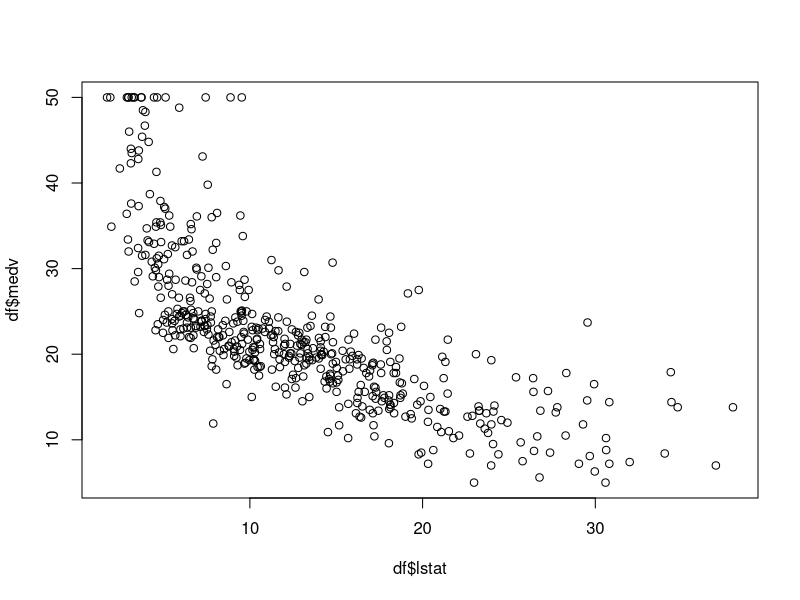

Write R code to recreate this figure. (Note: this script raises an error after producing the figure.)
# loading libraries
library(MASS)

# dataset
df <- Boston
View(df)

plot(y = df$medv, x = df$lstat)

dim(df)

model <- lm(df$medv ~ df$lstat)
summary(model)

y_estimate <- predict(model, newdata = data.frame(df$lstat))
MSE <- mean((y_estimate - df$medv)^2)
print("Mean Squared Error:")
MSE

print("Confindence intervals for parameters")
confint(object = model)

names(model)

x_test <- data.frame(c(5, 10, 15))
y6 <- model$coefficients[1] + model$coefficients[2] * x_test
print("prediction of 5, 10, 15")
y6

# Q2
attach(df)
colnames(df)

lmodel <- lm(medv ~ ., data = df)
summary(model)

# LOOCV
n <- dim(df)[1]
medv.pred <- numeric(n)
test.error <- numeric(n)

for (i in 1:n) {
    x_train <- df[-i, ]

    fit.train <- lm(medv ~ ., data = x_train)
    medv.pred[i] <- predict(fit.train, newdata = df[i, -14])
    test.error[i] <- (medv[i] - medv.pred[i])^2
}
medv.pred
test.error

# K-fold cross validation
set.seed(1)
permutation <- sample(1:n, replace = FALSE)
k <- 4

test.index <- split(permutation, rep(1:k, length = n, each = n / k))
test.index

for (i in 1:k) {
    test.indices <- test.index[[i]]
    x_train <- df[-(test.indices), ]

    fit.train <- lm(medv ~ ., data = x_train)
    medv.pred[test.indices] <- predict(fit.train, newdata = df[test.indices, -14])
    test.error[test.indices] <- (medv[test.indices] - medv.pred[test.indices])^2
}
medv.pred
test.error
mean(test.error)

# Bootstrap
B <- 1000
boot <- numeric(b)

for (b in 1:B) {
    foo <- sample(1:n, size = n, replace = TRUE)
    boot.samp <- df[foo, ]

    model <- lm(m)
}
